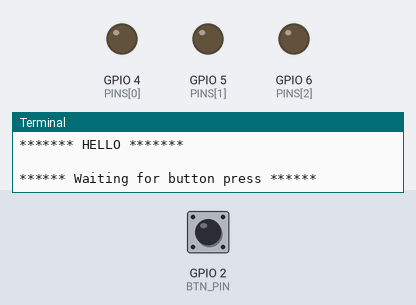
Recording of a program running on a simulated Raspberry Pi (BCM pin numbers). Parts: output pins drawn as LEDs (lit = HIGH), the last lines printed to the terminal. Inputs (shaded band) come from the test bench; at power-on: GPIO 2 (BTN_PIN) HIGH.

Above: at 5.2 s.
5.3 s: GPIO 2 (BTN_PIN) pulled LOW for 0.15 s
At 5.8 s:
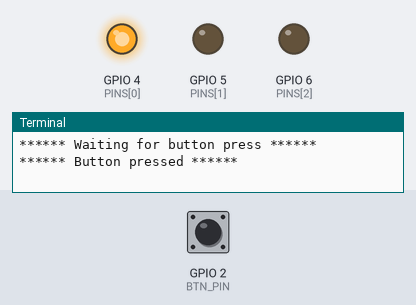
7.0 s: GPIO 2 (BTN_PIN) pulled LOW for 1 s
At 8.3 s:
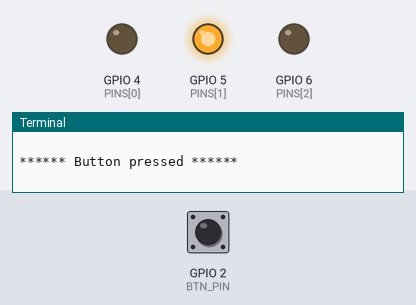
9.5 s: GPIO 2 (BTN_PIN) pulled LOW for 0.15 s
At 10.2 s:
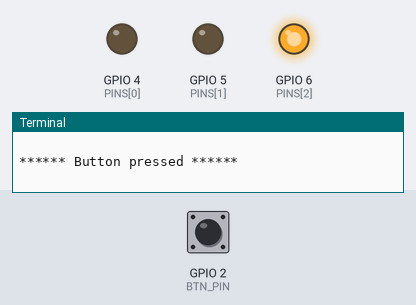
11.2 s: GPIO 2 (BTN_PIN) pulled LOW for 3.2 s
At 12.7 s:
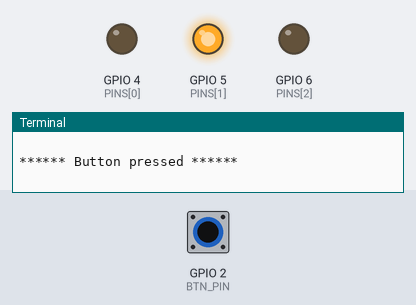
Timing chart, 0 to 14.2 s (numbered marks = the images above; inputs shaded):
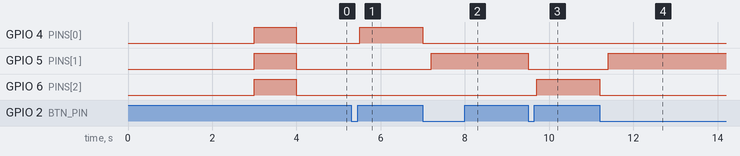

Measured:
- after the input at 5.3 s, GPIO 4 (PINS[0]): LOW → HIGH after 0.20 s
- after the input at 7.0 s, GPIO 4 (PINS[0]): HIGH → LOW at once; GPIO 5 (PINS[1]): LOW → HIGH after 0.20 s
- after the input at 9.5 s, GPIO 5 (PINS[1]): HIGH → LOW at once; GPIO 6 (PINS[2]): LOW → HIGH after 0.20 s
- after the input at 11.2 s, GPIO 5 (PINS[1]): LOW → HIGH after 0.20 s; GPIO 6 (PINS[2]): HIGH → LOW at once

The program:

IoTLedSwitcher.py
```python
import RPi.GPIO as GPIO
import time


# Set the GPIO pin numbers
PINS = [4, 5, 6]
BTN_PIN = 2
GPIO.setwarnings(False)


# Initialize GPIO
GPIO.setmode(GPIO.BCM)
GPIO.setup(PINS, GPIO.OUT)
GPIO.setup(BTN_PIN, GPIO.IN, pull_up_down=GPIO.PUD_UP)
# Sequence of LED pin lighting
PINS_ORDER = [4, 5, 6, 5]

GPIO.output(PINS, GPIO.LOW)
time.sleep(3)

print("******* HELLO *******")
print(" ")
# Light 3 leds
GPIO.output(PINS, GPIO.HIGH)
time.sleep(1)
GPIO.output(PINS, GPIO.LOW)

print("****** Waiting for button press ******")
# Keep leds off & wait for button press
GPIO.wait_for_edge(BTN_PIN, GPIO.FALLING)


# When button pressed: light led 1 & turn off other leds
GPIO.output(PINS, GPIO.LOW)
print("****** Button pressed ******")
print("")

# Wait for debounce
time.sleep(0.2)
GPIO.output(PINS[0], GPIO.HIGH)

# Wait for debounce
time.sleep(0.2)


led_counter = 0
try:
    while True:

        # Wait for button then turn off all leds
        GPIO.wait_for_edge(BTN_PIN, GPIO.FALLING)
        GPIO.output(PINS, GPIO.LOW)
        print("****** Button pressed ******")
        print("")

        #Debouncing time
        time.sleep(0.2)

        led_counter = (led_counter + 1) % len(PINS_ORDER)

        # Light the next LED in the sequence
        GPIO.output(PINS_ORDER[led_counter], GPIO.HIGH)

except KeyboardInterrupt:
    pass

finally:
    GPIO.cleanup()
```
